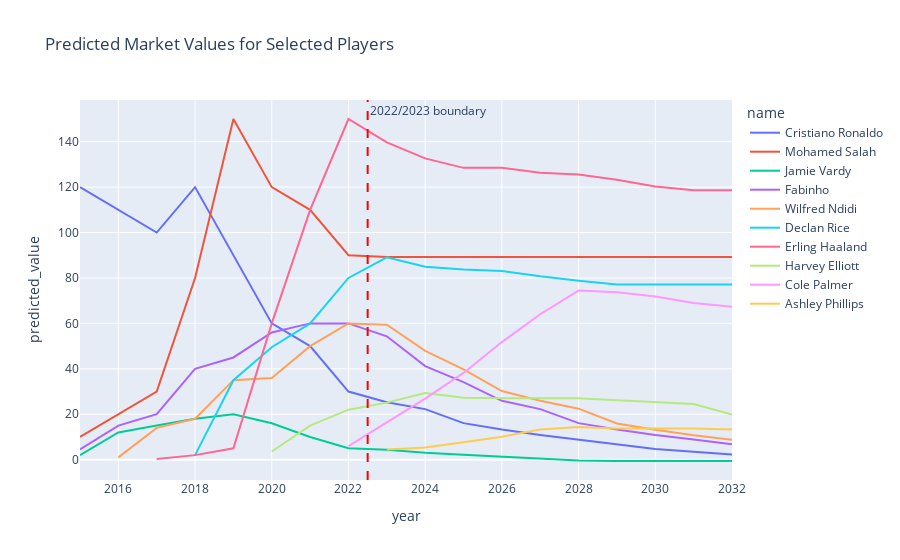

Notebook cell for this chart:
### Code cell
plot_player_value_trends(
    pdf_train, merged,
    player_ids=players
)

### Figure 1 — Plotly figure (JSON) as saved in the notebook; plotly's stock layout.template omitted (floating-point values rounded to 4 significant figures)
{"data": [{"customdata": [[29], [31], [31], [32], [34], [35], [36], [37], [38], [39], [40], [41], [42], [43], [44], [45], [46], [47]], "hovertemplate": "name=Cristiano Ronaldo<br>year=%{x}<br>predicted_value=%{y}<br>age=%{customdata[0]}<extra></extra>", "legendgroup": "Cristiano Ronaldo", "line": {"color": "#636efa", "dash": "solid"}, "marker": {"symbol": "circle"}, "mode": "lines", "name": "Cristiano Ronaldo", "orientation": "v", "showlegend": true, "type": "scatter", "x": [2015, 2016, 2017, 2018, 2019, 2020, 2021, 2022, 2023, 2024, 2025, 2026, 2027, 2028, 2029, 2030, 2031, 2032], "xaxis": "x", "y": [120, 110, 100, 120, 90, 60, 50, 30, 25.27, 22.25, 16.08, 13.26, 10.87, 8.866, 6.761, 4.669, 3.497, 2.247], "yaxis": "y"}, {"customdata": [[22], [23], [24], [25], [27], [27], [28], [30], [30], [31], [32], [33], [34], [35], [36], [37], [38], [39]], "hovertemplate": "name=Mohamed Salah<br>year=%{x}<br>predicted_value=%{y}<br>age=%{customdata[0]}<extra></extra>", "legendgroup": "Mohamed Salah", "line": {"color": "#EF553B", "dash": "solid"}, "marker": {"symbol": "circle"}, "mode": "lines", "name": "Mohamed Salah", "orientation": "v", "showlegend": true, "type": "scatter", "x": [2015, 2016, 2017, 2018, 2019, 2020, 2021, 2022, 2023, 2024, 2025, 2026, 2027, 2028, 2029, 2030, 2031, 2032], "xaxis": "x", "y": [10, 20, 30, 80, 150, 120, 110, 90, 89.23, 89.23, 89.23, 89.23, 89.23, 89.23, 89.23, 89.23, 89.23, 89.23], "yaxis": "y"}, {"customdata": [[28], [29], [30], [30], [32], [33], [34], [35], [36], [37], [38], [39], [40], [41], [42], [43], [44], [45]], "hovertemplate": "name=Jamie Vardy<br>year=%{x}<br>predicted_value=%{y}<br>age=%{customdata[0]}<extra></extra>", "legendgroup": "Jamie Vardy", "line": {"color": "#00cc96", "dash": "solid"}, "marker": {"symbol": "circle"}, "mode": "lines", "name": "Jamie Vardy", "orientation": "v", "showlegend": true, "type": "scatter", "x": [2015, 2016, 2017, 2018, 2019, 2020, 2021, 2022, 2023, 2024, 2025, 2026, 2027, 2028, 2029, 2030, 2031, 2032], "xaxis": "x", "y": [2, 12, 15, 18, 20, 16, 10, 5, 4.391, 3.001, 2.126, 1.243, 0.3646, -0.3305, -0.5898, -0.5898, -0.5898, -0.5898], "yaxis": "y"}, {"customdata": [[21], [22], [23], [24], [25], [26], [27], [28], [29], [30], [31], [32], [33], [34], [35], [36], [37], [38]], "hovertemplate": "name=Fabinho<br>year=%{x}<br>predicted_value=%{y}<br>age=%{customdata[0]}<extra></extra>", "legendgroup": "Fabinho", "line": {"color": "#ab63fa", "dash": "solid"}, "marker": {"symbol": "circle"}, "mode": "lines", "name": "Fabinho", "orientation": "v", "showlegend": true, "type": "scatter", "x": [2015, 2016, 2017, 2018, 2019, 2020, 2021, 2022, 2023, 2024, 2025, 2026, 2027, 2028, 2029, 2030, 2031, 2032], "xaxis": "x", "y": [4.5, 15, 20, 40, 45, 56, 60, 60, 54.31, 41.19, 34.16, 25.91, 22.26, 16.08, 13.27, 10.87, 8.87, 6.765], "yaxis": "y"}, {"customdata": [[19], [20], [21], [22], [23], [24], [25], [26], [27], [28], [29], [30], [31], [32], [33], [34], [35]], "hovertemplate": "name=Wilfred Ndidi<br>year=%{x}<br>predicted_value=%{y}<br>age=%{customdata[0]}<extra></extra>", "legendgroup": "Wilfred Ndidi", "line": {"color": "#FFA15A", "dash": "solid"}, "marker": {"symbol": "circle"}, "mode": "lines", "name": "Wilfred Ndidi", "orientation": "v", "showlegend": true, "type": "scatter", "x": [2016, 2017, 2018, 2019, 2020, 2021, 2022, 2023, 2024, 2025, 2026, 2027, 2028, 2029, 2030, 2031, 2032], "xaxis": "x", "y": [1, 14, 18, 35, 36, 50, 60, 59.45, 47.94, 39.8, 30.22, 25.94, 22.45, 15.96, 13.14, 10.75, 8.746], "yaxis": "y"}, {"customdata": [[18], [20], [21], [22], [23], [24], [25], [26], [27], [28], [29], [30], [31], [32], [33]], "hovertemplate": "name=Declan Rice<br>year=%{x}<br>predicted_value=%{y}<br>age=%{customdata[0]}<extra></extra>", "legendgroup": "Declan Rice", "line": {"color": "#19d3f3", "dash": "solid"}, "marker": {"symbol": "circle"}, "mode": "lines", "name": "Declan Rice", "orientation": "v", "showlegend": true, "type": "scatter", "x": [2018, 2019, 2020, 2021, 2022, 2023, 2024, 2025, 2026, 2027, 2028, 2029, 2030, 2031, 2032], "xaxis": "x", "y": [2, 35, 49.5, 60, 80, 89.09, 84.93, 83.74, 83.05, 80.72, 78.81, 77.14, 77.14, 77.14, 77.14], "yaxis": "y"}, {"customdata": [[17], [18], [18], [19], [20], [21], [22], [23], [24], [25], [26], [27], [28], [29], [30], [31]], "hovertemplate": "name=Erling Haaland<br>year=%{x}<br>predicted_value=%{y}<br>age=%{customdata[0]}<extra></extra>", "legendgroup": "Erling Haaland", "line": {"color": "#FF6692", "dash": "solid"}, "marker": {"symbol": "circle"}, "mode": "lines", "name": "Erling Haaland", "orientation": "v", "showlegend": true, "type": "scatter", "x": [2017, 2018, 2019, 2020, 2021, 2022, 2023, 2024, 2025, 2026, 2027, 2028, 2029, 2030, 2031, 2032], "xaxis": "x", "y": [0.3, 2, 5, 60, 110, 150, 139.7, 132.7, 128.5, 128.5, 126.3, 125.6, 123.3, 120.3, 118.6, 118.6], "yaxis": "y"}, {"customdata": [[17], [17], [18], [20], [21], [22], [23], [24], [25], [26], [27], [28], [29]], "hovertemplate": "name=Harvey Elliott<br>year=%{x}<br>predicted_value=%{y}<br>age=%{customdata[0]}<extra></extra>", "legendgroup": "Harvey Elliott", "line": {"color": "#B6E880", "dash": "solid"}, "marker": {"symbol": "circle"}, "mode": "lines", "name": "Harvey Elliott", "orientation": "v", "showlegend": true, "type": "scatter", "x": [2020, 2021, 2022, 2023, 2024, 2025, 2026, 2027, 2028, 2029, 2030, 2031, 2032], "xaxis": "x", "y": [3.6, 15, 22, 25.11, 29.34, 27.21, 27.06, 27.06, 27.06, 26.16, 25.46, 24.55, 19.89], "yaxis": "y"}, {"customdata": [[20], [21], [22], [23], [24], [25], [26], [27], [28], [29], [30]], "hovertemplate": "name=Cole Palmer<br>year=%{x}<br>predicted_value=%{y}<br>age=%{customdata[0]}<extra></extra>", "legendgroup": "Cole Palmer", "line": {"color": "#FF97FF", "dash": "solid"}, "marker": {"symbol": "circle"}, "mode": "lines", "name": "Cole Palmer", "orientation": "v", "showlegend": true, "type": "scatter", "x": [2022, 2023, 2024, 2025, 2026, 2027, 2028, 2029, 2030, 2031, 2032], "xaxis": "x", "y": [6, 16.43, 26.89, 38.19, 51.77, 64.02, 74.45, 73.66, 71.83, 68.99, 67.38], "yaxis": "y"}, {"customdata": [[17], [18], [19], [20], [21], [22], [23], [24], [25], [26]], "hovertemplate": "name=Ashley Phillips<br>year=%{x}<br>predicted_value=%{y}<br>age=%{customdata[0]}<extra></extra>", "legendgroup": "Ashley Phillips", "line": {"color": "#FECB52", "dash": "solid"}, "marker": {"symbol": "circle"}, "mode": "lines", "name": "Ashley Phillips", "orientation": "v", "showlegend": true, "type": "scatter", "x": [2023, 2024, 2025, 2026, 2027, 2028, 2029, 2030, 2031, 2032], "xaxis": "x", "y": [4.446, 5.321, 7.638, 10.06, 13.33, 14.37, 13.74, 13.74, 13.74, 13.27], "yaxis": "y"}], "layout": {"annotations": [{"showarrow": false, "text": "2022/2023 boundary", "x": 2022.0, "xanchor": "left", "xref": "x", "y": 1, "yanchor": "top", "yref": "y domain"}], "legend": {"title": {"text": "name"}, "tracegroupgap": 0}, "shapes": [{"line": {"color": "red", "dash": "dash"}, "type": "line", "x0": 2022.0, "x1": 2022.0, "xref": "x", "y0": 0, "y1": 1, "yref": "y domain"}], "title": {"text": "Predicted Market Values for Selected Players"}, "xaxis": {"anchor": "y", "domain": [0, 1], "title": {"text": "year"}}, "yaxis": {"anchor": "x", "domain": [0, 1], "title": {"text": "predicted_value"}}}}
